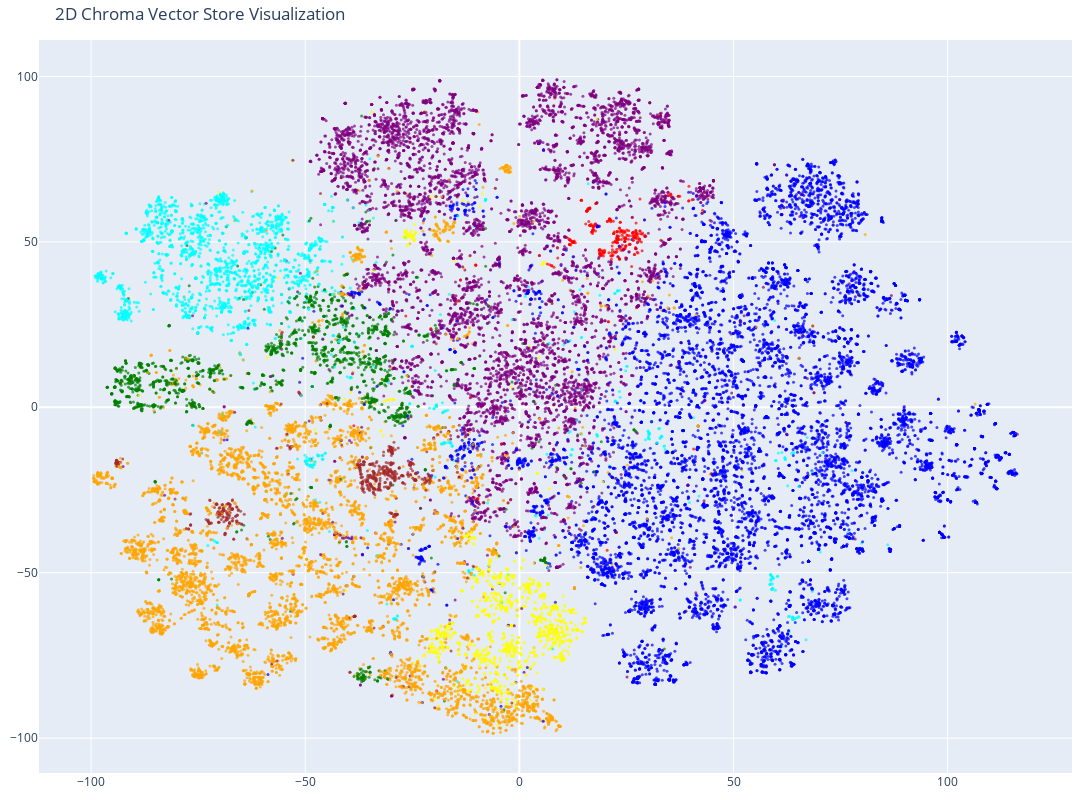

The notebook cell saved with this chart:
### Code cell
# 2D散布図を作成
fig = go.Figure(data=[go.Scatter(
    x=reduced_vectors[:, 0],
    y=reduced_vectors[:, 1],
    
    mode='markers',
    marker=dict(size=3, color=colors, opacity=0.7),
)])

fig.update_layout(
    title='2D Chroma Vector Store Visualization',
    scene=dict(xaxis_title='x', yaxis_title='y'),
    width=1200,
    height=800,
    margin=dict(r=20, b=10, l=10, t=40)
)

fig.show()

### Figure 1 — Plotly figure (JSON) as saved in the notebook; plotly's stock layout.template omitted (floating-point values rounded to 4 significant figures; data arrays with more than 128 entries replaced by an {"elided": "..."} marker saying what was removed)
{"data": [{"marker": {"color": {"elided": "30000 str values"}, "opacity": 0.7, "size": 3}, "mode": "markers", "type": "scatter", "x": {"elided": "30000 float values"}, "y": {"elided": "30000 float values"}}], "layout": {"height": 800, "margin": {"b": 10, "l": 10, "r": 20, "t": 40}, "scene": {"xaxis": {"title": {"text": "x"}}, "yaxis": {"title": {"text": "y"}}}, "title": {"text": "2D Chroma Vector Store Visualization"}, "width": 1200}}
